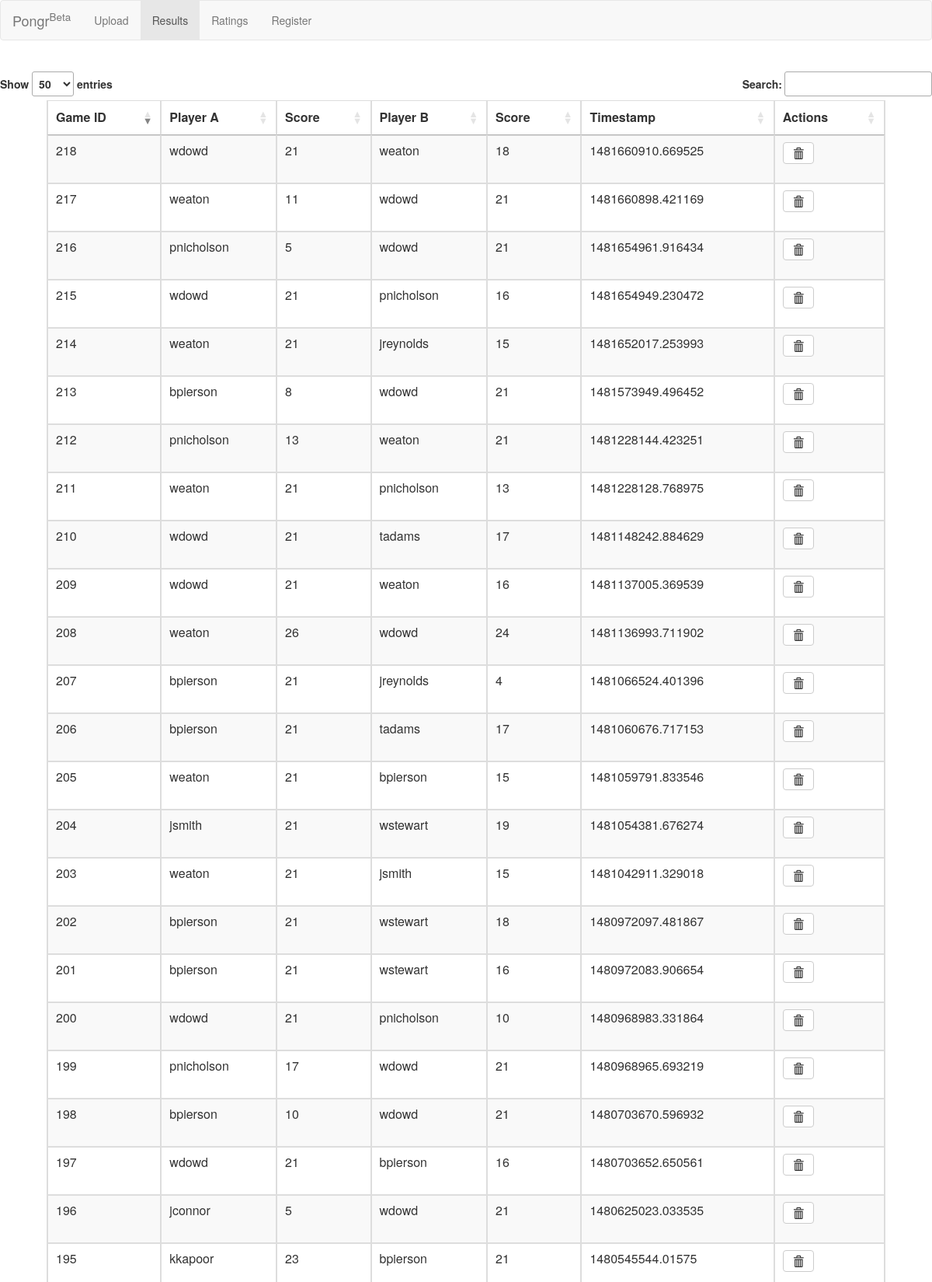
/games (upper part), run on the app's committed database.
### run.py (models this page shows)
class Game(db.Model):
    id = Column(Integer, primary_key=True)
    player_a = Column(Text, unique=False)
    player_b = Column(Text, unique=False)
    score_a = Column(Integer, unique=False)
    score_b = Column(Integer, unique=False)
    timestamp = Column(Integer, unique=False)
    deleted = Column(Boolean, unique=False)

### run.py (the view)
@app.route('/games', methods=['GET'])
def matches():
    df = pd.read_sql('select * from game where deleted = 0', con=engine)
    df = df.to_dict('records')
    return render_template('gamelog.html', games=df)

### templates/gamelog.html (shortened to what this page needs)
{% extends "layout.html" %}
{% block content %}
<html>
<head>
</head>
<link  rel="stylesheet" type="text/css" href = "//maxcdn.bootstrapcdn.com/bootstrap/3.3.5/css/bootstrap.min.css">
<link  rel="stylesheet" type="text/css" href="//cdn.datatables.net/1.10.7/css/jquery.dataTables.css">
<link  rel="stylesheet" type="text/css" href = "//cdn.datatables.net/plug-ins/1.10.7/integration/bootstrap/3/dataTables.bootstrap.css">
<br>
<body>
  <table class = 'table table-striped table-bordered' width="90%" id='fine' align='center'>
  			<thead>
  				<tr>
  					<th> Game ID </th>
  					<th> Player A </th>
  					<th> Score  </th>
  					<th> Player B </th>
  					<th> Score </th>
  					<th> Timestamp </th>
            <th> Actions </th>
  				</tr>
  			</thead>
  			<tbody>
  				{% for item in games %}
  				<tr>
            <td> {{item['id']}}  </td>
  					<td> {{item['player_a']}}  </td>
  					<td> {{item['score_a']}}  </td>
  					<td> {{item['player_b']}} </td>
  					<td> {{item['score_b']}}  </td>
  					<td> {{item['timestamp']}}  </td>
            <td>
                <form action="/delete/{{ item['id'] }}" method="post">
                <button type="submit" class="btn btn-default">
                  <span class="glyphicon glyphicon-trash" aria-hidden="true"></span>
                </form>
            </td>
  				</tr>
  				{% endfor %}
  			</tbody>
  		</table>
</body>
</html>
{% endblock %}

### templates/layout.html (shortened to what this page needs)
<html>
<link rel="stylesheet" media="screen" href = "{{ url_for('static', filename='css/bootstrap.min.css') }}">
<head>
</head>
<body class = "body">
<nav class="navbar navbar-default" role="navigation">
  <div class="container-fluid">
    <div class="navbar-header">
      <a class="navbar-brand" href="/">Pongr<sup>Beta</sup></a>
    </div>
    <div class="collapse navbar-collapse" id="bs-example-navbar-collapse-1">
      <ul class="nav navbar-nav">
        <li {% if request.path == '/record_match' %}class="active"{% endif %}>
           <a href="/record_match">Upload</a>
        </li>
      <li {% if request.path == '/games' %}class="active"{% endif %}>
         <a href="/games">Results</a>
      </li>
      <li {% if request.path == '/ratings' %}class="active"{% endif %}>
           <a href="/ratings">Ratings</a>
      </li>
      <li {% if request.path == '/register' %}class="active"{% endif %}>
           <a href="/register">Register</a>
      </li>
      </ul>
    </div>
  </div>
</nav>
{% block content %}{% endblock %}
</body>

### data on the page
Game: id "195", player_a "kkapoor", score_a "23", player_b "bpierson", score_b "21", timestamp "1480545544.01575"
Game: id "196", player_a "jconnor", score_a "5", player_b "wdowd", score_b "21", timestamp "1480625023.033535"
Game: id "197", player_a "wdowd", score_a "21", player_b "bpierson", score_b "16", timestamp "1480703652.650561"
Game: id "198", player_a "bpierson", score_a "10", player_b "wdowd", score_b "21", timestamp "1480703670.596932"
Game: id "199", player_a "pnicholson", score_a "17", player_b "wdowd", score_b "21", timestamp "1480968965.693219"
Game: id "200", player_a "wdowd", score_a "21", player_b "pnicholson", score_b "10", timestamp "1480968983.331864"
Game: id "201", player_a "bpierson", score_a "21", player_b "wstewart", score_b "16", timestamp "1480972083.906654"
Game: id "202", player_a "bpierson", score_a "21", player_b "wstewart", score_b "18", timestamp "1480972097.481867"
Game: id "203", player_a "weaton", score_a "21", player_b "jsmith", score_b "15", timestamp "1481042911.329018"
Game: id "204", player_a "jsmith", score_a "21", player_b "wstewart", score_b "19", timestamp "1481054381.676274"
Game: id "205", player_a "weaton", score_a "21", player_b "bpierson", score_b "15", timestamp "1481059791.833546"
Game: id "206", player_a "bpierson", score_a "21", player_b "tadams", score_b "17", timestamp "1481060676.717153"
Game: id "207", player_a "bpierson", score_a "21", player_b "jreynolds", score_b "4", timestamp "1481066524.401396"
Game: id "208", player_a "weaton", score_a "26", player_b "wdowd", score_b "24", timestamp "1481136993.711902"
Game: id "209", player_a "wdowd", score_a "21", player_b "weaton", score_b "16", timestamp "1481137005.369539"
Game: id "210", player_a "wdowd", score_a "21", player_b "tadams", score_b "17", timestamp "1481148242.884629"
Game: id "211", player_a "weaton", score_a "21", player_b "pnicholson", score_b "13", timestamp "1481228128.768975"
Game: id "212", player_a "pnicholson", score_a "13", player_b "weaton", score_b "21", timestamp "1481228144.423251"
Game: id "213", player_a "bpierson", score_a "8", player_b "wdowd", score_b "21", timestamp "1481573949.496452"
Game: id "214", player_a "weaton", score_a "21", player_b "jreynolds", score_b "15", timestamp "1481652017.253993"
Game: id "215", player_a "wdowd", score_a "21", player_b "pnicholson", score_b "16", timestamp "1481654949.230472"
Game: id "216", player_a "pnicholson", score_a "5", player_b "wdowd", score_b "21", timestamp "1481654961.916434"
Game: id "217", player_a "weaton", score_a "11", player_b "wdowd", score_b "21", timestamp "1481660898.421169"
Game: id "218", player_a "wdowd", score_a "21", player_b "weaton", score_b "18", timestamp "1481660910.669525"
